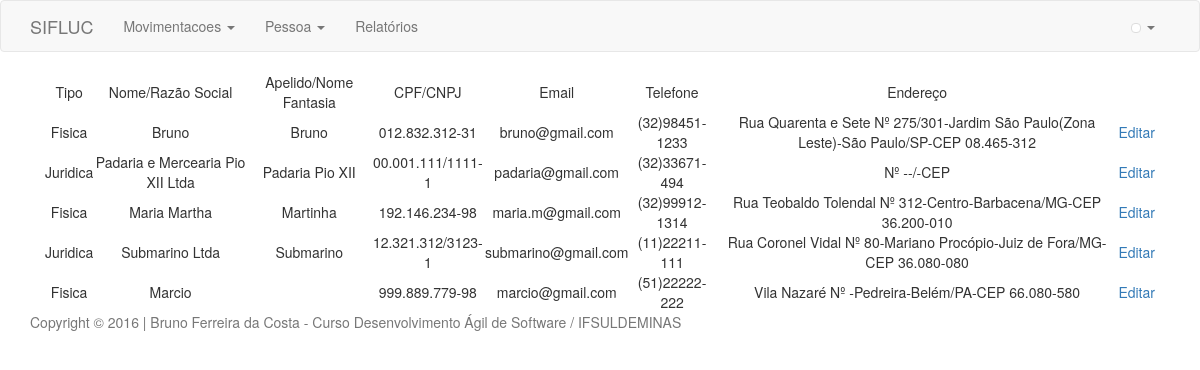
Page /index.php/pessoa on the earlier database version.
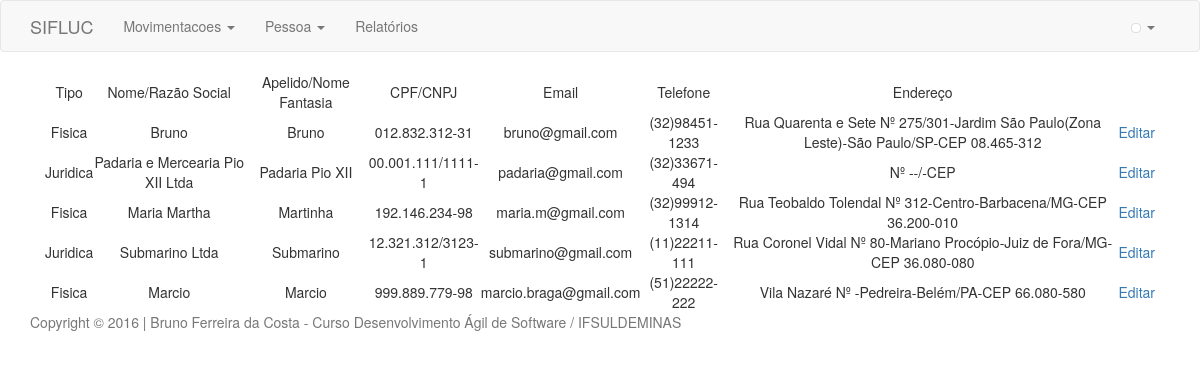
Same page on the later database version.
### tables this page shows
CREATE TABLE IF NOT EXISTS `pessoas` (
  `id` int(11) NOT NULL AUTO_INCREMENT,
  `nome` varchar(100) NOT NULL,
  `apelido` varchar(100) DEFAULT NULL,
  `tipo` set('Fisica','Juridica') DEFAULT NULL,
  `documento` varchar(17) DEFAULT NULL,
  `telefone` varchar(14) DEFAULT NULL,
  `email` varchar(50) DEFAULT NULL,
  `cep` varchar(10) DEFAULT NULL,
  `rua` varchar(100) DEFAULT NULL,
  `numero` varchar(10) DEFAULT NULL,
  `bairro` varchar(50) DEFAULT NULL,
  `cidade` varchar(100) DEFAULT NULL,
  `estado` varchar(2) DEFAULT NULL,
  PRIMARY KEY (`id`),
  UNIQUE KEY `documento` (`documento`),
  UNIQUE KEY `email` (`email`)
);

### application/core/MY_Controller.php (called while the page is built, shortened)
<?php
class MY_Controller extends CI_Controller {
	public function __construct(){
		$this->load->helper('url');
		$this->load->library('session');
	}
	public function render($view, $data = null, $template = null){
		if (!$template){
			$data['user_profile'] = $this->session->userdata('user_profile');
			$this->load->view('templates/header',$data);
			$this->load->view($view,$data);
			$this->load->view('templates/footer');
		} else {
			$this->load->view('templates/header_guest');
			$this->load->view($view,$data);
			$this->load->view('templates/footer');
		}
	}
}

### application/controllers/Pessoa.php (called while the page is built, shortened)
<?php
class Pessoa extends MY_Controller {
    public function index() {
        $this->pessoas();
    }
    public function pessoas() {
        $data['lista'] = $this->ModelPessoa->getPessoas();
        $this->render('pessoa/index', $data);
    }
}

### index.php (called while the page is built, shortened)
<?php
require_once BASEPATH.'core/CodeIgniter.php';

### application/models/ModelPessoa.php (called while the page is built, shortened)
<?php
class ModelPessoa extends CI_Model {
    public function getPessoas($nome = null) {
        $query = $this->db->get(TABELA_PESSOA);
        return $query->result();
    }
}

### application/views/pessoa/index.php (the view, shortened to what this page needs)
<div id="container" class="container text-center">
    <div class="col-md-12">
        <table id="tabela" class="display" cellspacing="0" width="100%">
            <thead>
                <tr>
                    <td>Tipo</td>
                    <td>Nome/Razão Social</td>
                    <td>Apelido/Nome Fantasia</td>
                    <td>CPF/CNPJ</td>
                    <td>Email</td>
                    <td>Telefone</td>
                    <td>Endereço</td>
                    <td></td>
                </tr>
            </thead>
            <tbody>
                <?php foreach ($lista as $registro) { ?>
                    <tr>
                        <td><?php echo $registro->tipo; ?></td>
                        <td><?php echo $registro->nome; ?></td>
                        <td><?php echo $registro->apelido; ?></td>
                        <td><?php echo $registro->documento; ?></td>
                        <td><?php echo $registro->email; ?></td>
                        <td><?php echo $registro->telefone; ?></td>
                        <td><?php echo $registro->rua.' Nº '.$registro->numero.'-'.$registro->bairro.
                                '-'.$registro->cidade.'/'.$registro->estado.'-CEP '.$registro->cep; ?></td>
                        <td><a href="<?php echo site_url('pessoa/cadastro/'.$registro->id);?>">Editar</a></td>
                    </tr>
                <?php } ?>
            </tbody>
        </table>
    </div>
</div>

### application/views/templates/header.php (shortened to what this page needs)
<!DOCTYPE html>
<html lang="pt-br">
    <head>
        <link rel="stylesheet"
              href="<?php echo base_url('includes/bootstrap/bootstrap.min.css'); ?>">
        <link rel="stylesheet"
              href="<?php echo base_url('includes/css/meuestilo.css'); ?>">
        <link rel="stylesheet"
              href="<?php echo base_url('includes/bootstrap/bootstrap-datetimepicker.min.css'); ?>">
        <link rel="stylesheet"
              href="<?php echo base_url('includes/datatable/datatables.min.css'); ?>">
        <link rel="stylesheet"
              href="<?php echo base_url('includes/jquery/jquery-ui.min.css'); ?>">
    </head>
    <body>
        <nav class="navbar navbar-default">
            <div class="container">
                <div class="navbar-header">
                    <a class="navbar-brand" href="<?php echo base_url() ?>">SIFLUC</a>
                </div>
                <div class="collapse navbar-collapse"
                     id="bs-example-navbar-collapse-1">
                    <ul class="nav navbar-nav">
                        <li class="dropdown">
                            <a href="#" class="dropdown-toggle"
                               data-toggle="dropdown" role="button" aria-haspopup="true"
                               aria-expanded="false">Movimentacoes <span class="caret"></span> </a>
                        </li>
                        <li class="dropdown">
                            <a href="#" class="dropdown-toggle"
                               data-toggle="dropdown" role="button" aria-haspopup="true"
                               aria-expanded="false">Pessoa <span class="caret"></span> </a>
                        </li>
                        <li><a
                                href="<?php echo base_url('movimentacoes/relatorios') ?>">Relatórios</a>
                        </li>
                    </ul>
                    <ul class="nav navbar-nav navbar-right">
                        <li class="dropdown"><a href="#" class="dropdown-toggle"
                                                data-toggle="dropdown" role="button" aria-haspopup="true"
                                                aria-expanded="false"> <?php echo $user_profile['nome'] ?><img
                                    class="icone-menor img-thumbnail"
                                    src="<?php echo $user_profile['icone'] ?>"> <span class="caret"></span>
                            </a>
                        </li>
                    </ul>
                </div>
            </div>
        </nav>

### application/views/templates/footer.php (shortened to what this page needs)
<footer class="footer">
<div class="container">
	<p class="text-muted">Copyright © 2016 | Bruno Ferreira da Costa -
		Curso Desenvolvimento Ágil de Software / IFSULDEMINAS</p>
</div>
</footer>
</body>
</html>

Differences in the rows shown:
changed pessoas "Marcio": apelido (not shown) → "Marcio"; email "marcio@gmail.com" → "marcio.braga@gmail.com"
